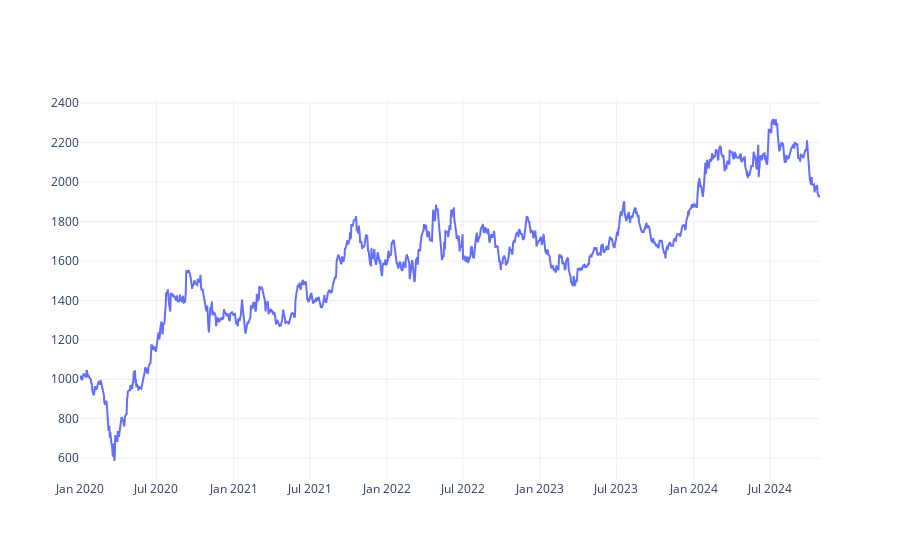

Notebook cell for this chart:
### Code cell
plot_plotly(df.Benchmark_bal)

### Figure 1 — Plotly figure (JSON) as saved in the notebook; plotly's stock layout.template omitted (floating-point values rounded to 4 significant figures; data arrays with more than 128 entries replaced by an {"elided": "..."} marker saying what was removed)
{"data": [{"name": "Benchmark_bal", "type": "scatter", "x": {"elided": "1195 str values"}, "y": {"elided": "1195 float values"}}], "layout": {"autosize": true, "xaxis": {"autorange": true, "range": ["2020-01-01", "2024-10-28"], "type": "date"}, "yaxis": {"autorange": true, "range": [489.3, 2416.0], "type": "linear"}}}
